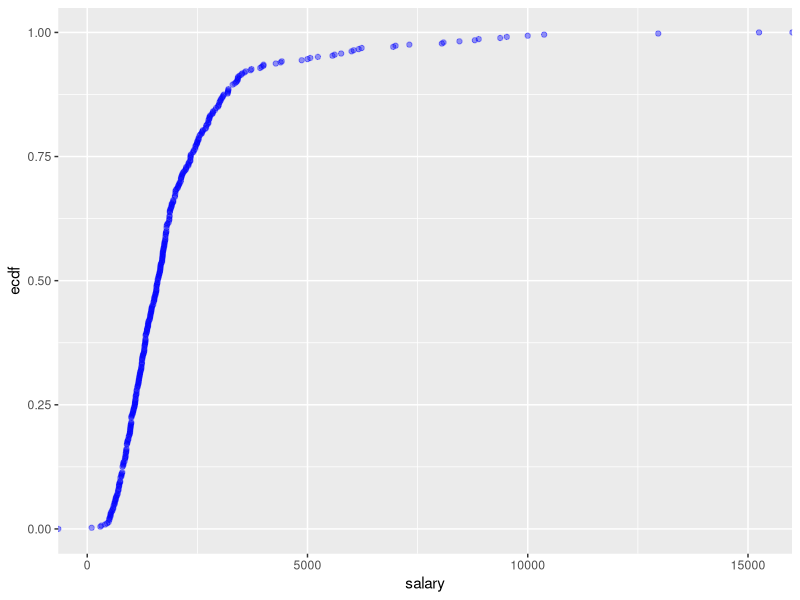
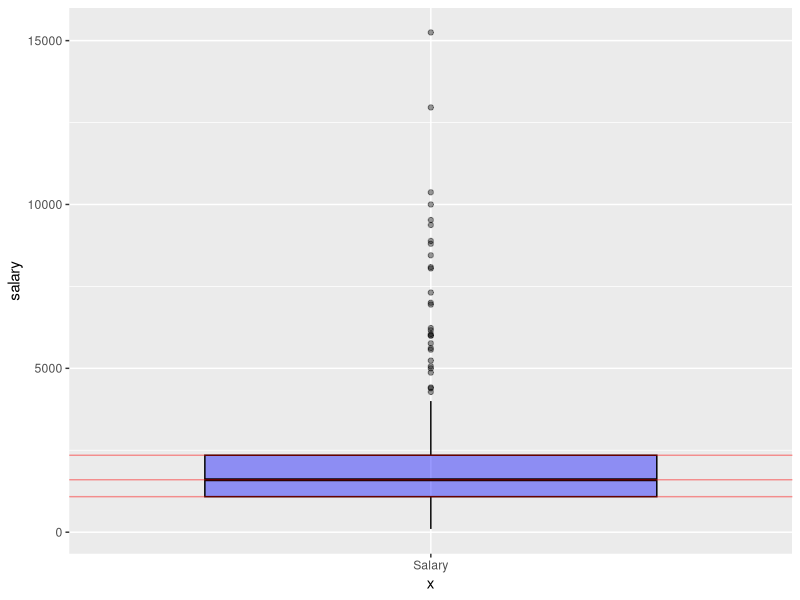
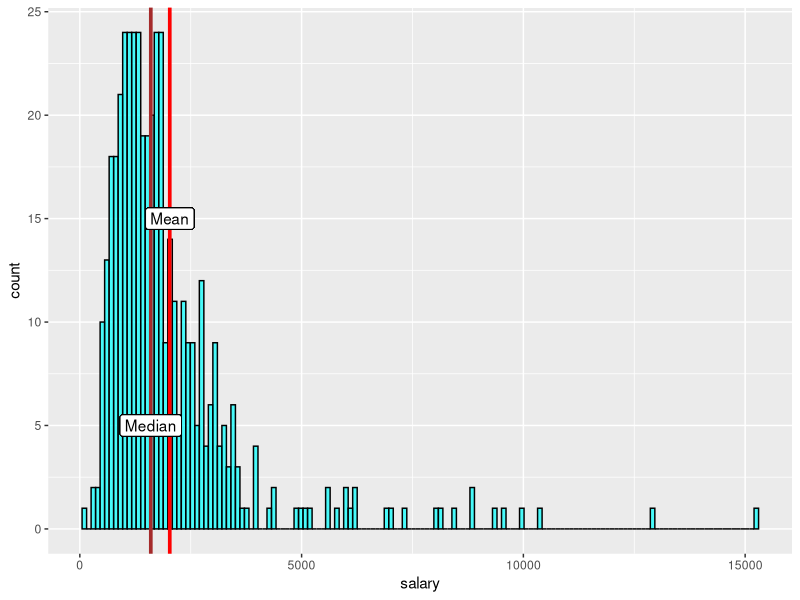
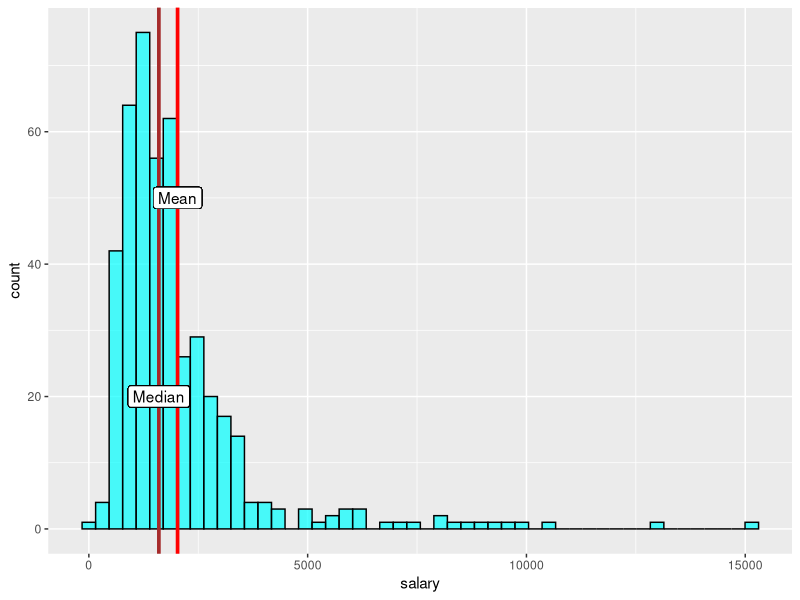
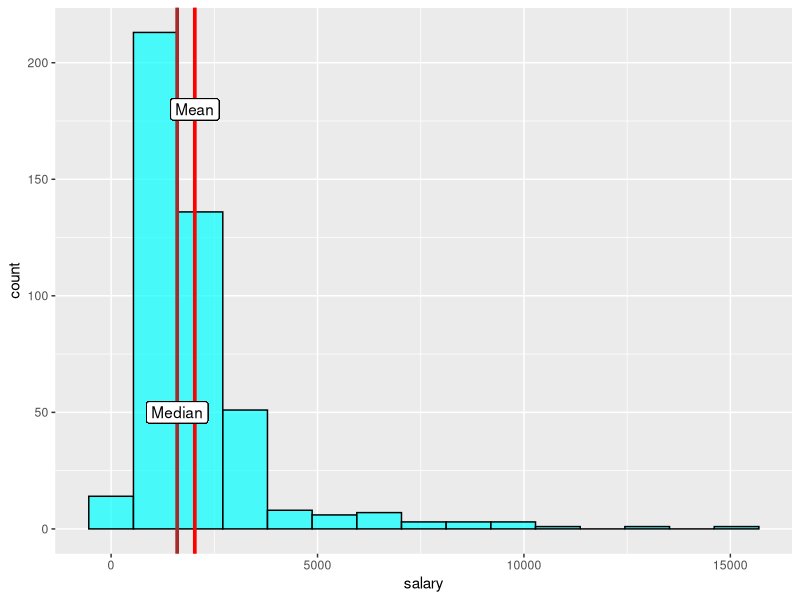
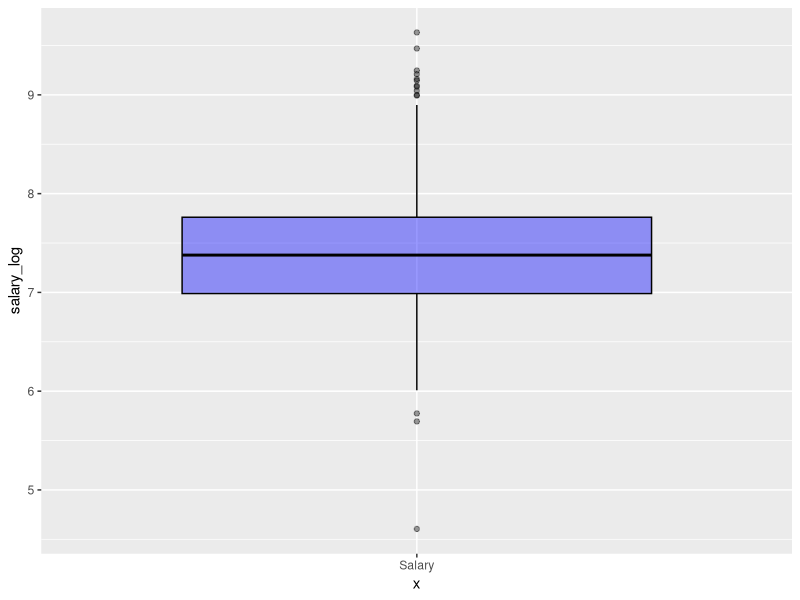
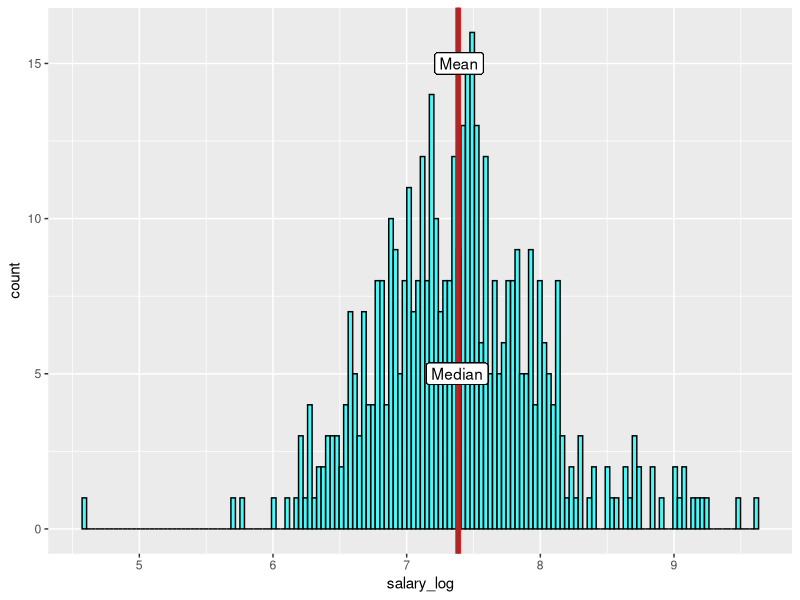
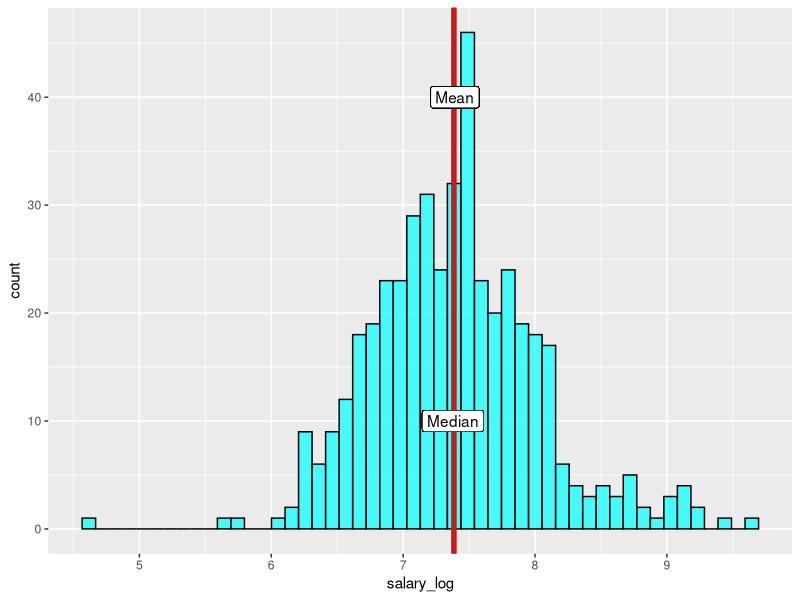

Write R code to recreate these figures, in order.
## ---- chunk 1
install.packages("readxl")
install.packages("ggplot2")
install.packages("GGally")
library(ggplot2)
library(readxl)
library(tidyverse)
library(dplyr)
library(tidyr)
library(reshape2)
library(GGally)
## ---- chunk 2
ceo <- read_xls("../data/ceo.xls")[,1:7]
head(ceo)
## ---- chunk 3
#trimmed mean
sprintf("Trimmed 10%% mean %.2f", mean(ceo$salary, trim=0.1))
#Lowest 10% quantile
sprintf("10%% lower quantile: %.2f", quantile(ceo$salary, prob=0.1))
# Highest 10% quantile
sprintf("10%% upper quantile: %.2f", quantile(ceo$salary, prob=0.9))
#Summary
summary(ceo$salary)

## ---- chunk 4
ggplot(ceo, aes(salary)) + stat_ecdf(geom='point', color='blue', alpha=0.4)
## ---- chunk 5
#b
F = ecdf(ceo$salary)
sprintf("0.2 quantile = %.3f", quantile(ceo$salary, prob=0.2))
sprintf("0.8 quantile = %.3f", quantile(ceo$salary, prob=0.8))
sprintf("F(1000) = %.3f", F(1000))
sprintf("1 - F(5000) = %.3f", 1 - F(5000))
## ---- chunk 6
skew <- sum(((ceo$salary - mean(ceo$salary)) / sd(ceo$salary)) ^ 3) / length(ceo)

sprintf("Skewness: %s", skew)
sprintf("STD: %.3f", sd(ceo$salary))
sprintf("Variance: %.3f", var(ceo$salary))
## ---- chunk 7
#c
ggplot(ceo) +
    geom_boxplot(aes(x="Salary", y=salary), color='black', fill='blue', alpha=0.4, show.legend = TRUE) + 
    geom_hline(yintercept = quantile(ceo$salary, probs = 0.25), color='red', alpha=0.4) + 
    geom_hline(yintercept = median(ceo$salary), color='red', alpha=0.4) + 
    geom_hline(yintercept = quantile(ceo$salary, probs = 0.75), color='red', alpha=0.4) 

## ---- chunk 8
s_median = median(ceo$salary)
s_mean = mean(ceo$salary)
mean_line = geom_vline(xintercept = s_mean, color='red', size=1.25) 
median_line = geom_vline(xintercept = s_median, color='brown', size=1.25)


ggplot(ceo) + geom_histogram(aes(x=salary), bins = 150, fill='cyan', color='black', alpha=0.7) +
  mean_line + 
  median_line + 
  geom_label(x=s_mean, y=15, label='Mean') + 
  geom_label(x=s_median, y=5, label='Median')
ggplot(ceo) + geom_histogram(aes(x=salary), bins = 50, fill='cyan', color='black', alpha=0.7)  +
  mean_line + 
  median_line +
  geom_label(x=s_mean, y=50, label='Mean') + 
  geom_label(x=s_median, y=20, label='Median')
ggplot(ceo) + geom_histogram(aes(x=salary), bins = 15, fill='cyan', color='black', alpha=0.7)  + 
  mean_line + 
  median_line +
  geom_label(x=s_mean, y=180, label='Mean') + 
  geom_label(x=s_median, y=50, label='Median')
## ---- chunk 9
#e
ceo_log = ceo %>% mutate(salary_log=log(salary))
l_mean = mean(ceo_log$salary_log)
l_median = median(ceo_log$salary_log)

mean_line = geom_vline(xintercept = l_mean, color='red', size=1.25) 
median_line = geom_vline(xintercept = l_median, color='brown', size=1.25)

ggplot(ceo_log) +
  geom_boxplot(aes(x="Salary", y=salary_log), color='black', fill='blue', alpha=0.4)

ggplot(ceo_log) + geom_histogram(aes(x=salary_log), bins = 150, fill='cyan', color='black', alpha=0.7) +
  mean_line +
  median_line +
  geom_label(x=l_mean, y=15, label='Mean') + 
  geom_label(x=l_median, y=5, label='Median')
ggplot(ceo_log) + geom_histogram(aes(x=salary_log), bins = 50, fill='cyan', color='black', alpha=0.7) +
  mean_line +
  median_line +
  geom_label(x=l_mean, y=40, label='Mean') + 
  geom_label(x=l_median, y=10, label='Median')

ggplot(ceo_log) + geom_histogram(aes(x=salary_log), bins = 15, fill='cyan', color='black', alpha=0.7) +
  mean_line +
  median_line +
  geom_label(x=l_mean, y=90, label='Mean') + 
  geom_label(x=l_median, y=30, label='Median')
## ---- chunk 10
ceo_corr <- ceo %>% cor
ceo_corr_melt <- ceo_corr %>% melt
ggplot(data = ceo_corr_melt, aes(x=Var1, y=Var2, fill=value)) + geom_tile()
## ---- chunk 11
ggpairs(ceo, 1:7, progress = FALSE)
## ---- chunk 12
ceo_corr <- ceo %>% cor(method='spearman')
ceo_corr_melt <- ceo_corr %>% melt
ggplot(data = ceo_corr_melt, aes(x=Var1, y=Var2, fill=value)) + geom_tile()
## ---- chunk 13
rank(ceo$salary)[ceo$salary == 5000]
## ---- chunk 14
younger = ceo %>% filter(age < 50)
F_y = ecdf(younger$salary)
older = ceo %>% filter(age >=50)
F_o = ecdf(older$salary)
## ---- chunk 15
ggplot() + 
  stat_ecdf(data=younger, mapping=aes(x=salary), color='red',geom='point') + 
  stat_ecdf(data=older, mapping=aes(x=salary), color='blue',geom='point')

ggplot() + 
  geom_histogram(data=younger, mapping=aes(x=salary), fill='blue', alpha=0.5, bins=50) + 
  geom_histogram(data=older, mapping=aes(x=salary), fill='red', alpha=0.5, bins=50)

sprintf("Older std: %.3f", sd(older$salary))
sprintf("Younger std: %.3f", sd(younger$salary))

summary(older$salary)
summary(younger$salary)

## ---- chunk 16
salary_groups = c(0, 2000, 4000, max(ceo$salary))
age_groups = c(0, 50, max(ceo$age))

S = ceo %>% 
  mutate(salary_group = cut(salary, breaks=salary_groups, include.lowest = TRUE, right = FALSE)) %>%
  mutate(age_group = cut(age, breaks=age_groups, include.lowest = TRUE, right=FALSE))

salary_age_cor <- S %>%
  group_by(salary_group, age_group) %>% 
  summarise(c = cor(salary, age)) %>%
  spread(age_group, c)

crosstab <- table(S$age_group, S$salary_group)
S_abs <-  crosstab %>% addmargins

S_rel <- prop.table(crosstab) %>% addmargins
## ---- chunk 17
S_abs
## ---- chunk 18
S_rel
## ---- chunk 19
nrow <- dim(crosstab)[1]
ncol <- dim(crosstab)[2]
chi_squared <- 0
for (row in seq(nrow)) {
  for (col in seq(ncol)) {
      n_aprox = S_abs[row, ncol + 1] * S_abs[nrow + 1, col] / S_abs[nrow + 1, ncol + 1]
      chi = ((S_abs[row, col] - n_aprox) ^ 2) / (n_aprox)
      chi_squared <- chi_squared + chi
      
  }
}
c = sqrt(chi_squared / (chi_squared + S_abs[nrow + 1, ncol + 1]))
c_max = sqrt((min(nrow, ncol) - 1) / min(nrow, ncol))
c_corr = c / c_max
sprintf("C_corr = %.3f", c_corr)
